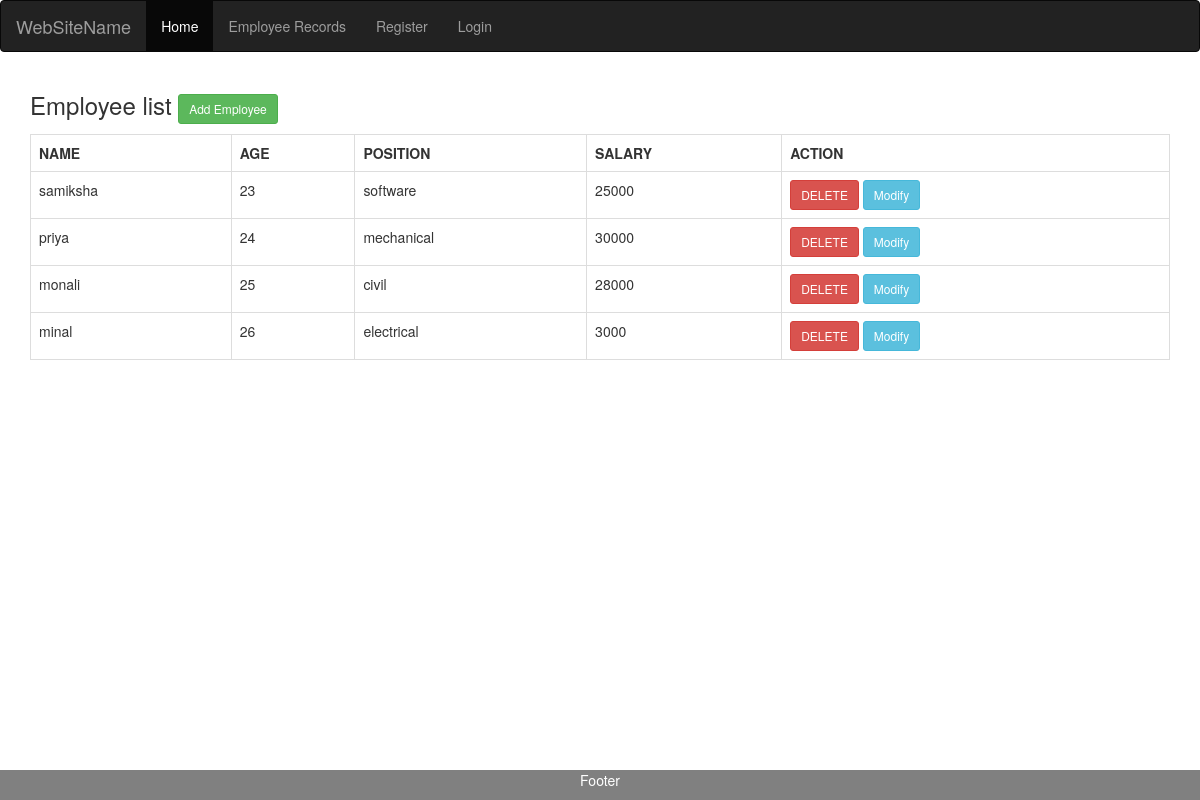
Page /list on the committed database.
### system/models.py (models this page shows, shortened)
class employee(models.Model):
    name=models.CharField(max_length=255)
    age=models.IntegerField(max_length=200)
    position=models.CharField(max_length=200)
    salary=models.IntegerField(max_length=200)

### system/views.py (the view)
# urls.py: path('list',list),
def list(request):
    data=employee.objects.all()
    return render(request,'employeelist.html',{'data':data})

### system/Templates/employeelist.html (shortened to what this page needs)
{% extends 'base.html' %}
{% block content %}
<main class="container">
    <h3 class="mb-3">Employee list <a href="/add-employee" class="float-end btn btn-sm btn-success mt-2">Add Employee </a></h3>
    <table class="table table-bordered">
        <tr>
            <th scope="col"> NAME</th>
            <th scope="col"> AGE</th>
            <th scope="col"> POSITION</th>
            <th scope="col">SALARY</th>
            <th scope="col">ACTION</th>
        </tr>
        {% for employees in data %}
        <tr>
            <td>{{employees.name}}</td>
            <td>{{employees.age}}</td>
            <td>{{employees.position}}</td>
            <td>{{employees.salary}}</td>
            <td><a onclick="return confirm('Are you sure you want to delete this data?')" href="/delete-employee/{{employees.id}}" class="btn btn-danger btn-sm">DELETE</a>
            <a href="/update-employee/{{employees.id}}" class="btn btn-info btn-sm">Modify</a>
            </td>
        </tr>
        {% endfor %}
    </table>
</main>
{% endblock %}

### system/Templates/base.html (shortened to what this page needs)
{% include 'navbar.html' %}
<!DOCTYPE html>
<html lang="en">
<head>
</head>
<body>
{% block content %}
{% endblock %}
</body>
</html>
{% include 'footer.html' %}

### system/Templates/navbar.html (shortened to what this page needs)
<!DOCTYPE html>
<html lang="en">
<head>
  <link rel="stylesheet" href="https://maxcdn.bootstrapcdn.com/bootstrap/3.4.1/css/bootstrap.min.css">
</head>
<body>
<nav class="navbar navbar-inverse">
  <div class="container-fluid">
    <div class="navbar-header">
      <a class="navbar-brand" href="#">WebSiteName</a>
    </div>
    <ul class="nav navbar-nav">
      <li class="active"><a href="#">Home</a></li>
      <li><a href="/list">Employee Records</a></li>
      <li><a href="register">Register</a></li>
      <li><a href="login">Login</a></li>
    </ul>
  </div>
</nav>
</body>
</html>

### system/Templates/footer.html (shortened to what this page needs)
<!DOCTYPE html>
<html>
<head>
</head>
<body>
<div class="footer">
  <p>Footer</p>
</div>
</body>
</html>

### system/Templates/footer.html (style rules this page uses)
.footer { position: fixed; left: 0; bottom: 0; width: 100%; background-color: gray; color: white; text-align: center; }

### rows in the picture
employee: name "samiksha", age "23", position "software", salary "25000"
employee: name "priya", age "24", position "mechanical", salary "30000"
employee: name "monali", age "25", position "civil", salary "28000"
employee: name "minal", age "26", position "electrical", salary "3000"
